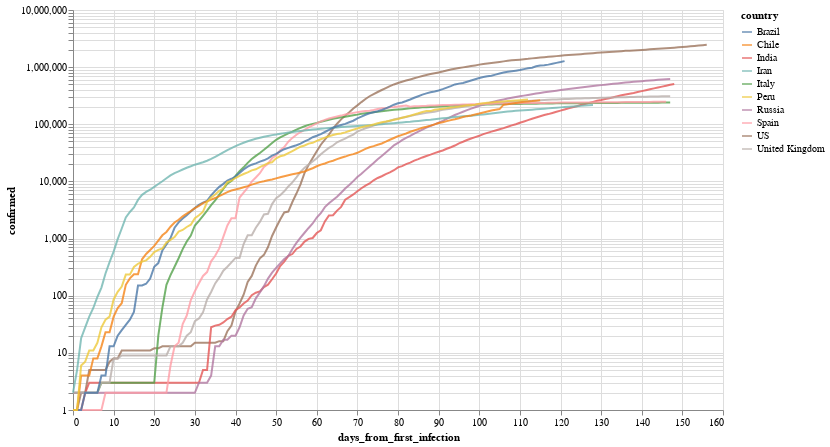

Source (notebook cell):
### Markdown cell above
Por ejemplo, evolución (interactiva!) de los paises con mas infectados

### Code cell
total_confirmed_by_country = global_df.groupby('country').confirmed.max().sort_values(ascending=False)
selected_countries = total_confirmed_by_country[total_confirmed_by_country > 1000].index

plot_df = global_df[
    (global_df.confirmed > 0) & 
    (global_df.country.isin(selected_countries[:10]))
].sort_values('date')

selection = alt.selection_multi(
    fields=['country'], 
    bind='legend', 
    init=[{'country': c} for c in selected_countries[:10]]
)


(
    alt.Chart(plot_df)
       .mark_line()
       .encode(
           x='days_from_first_infection', 
           y=alt.Y('confirmed', scale=alt.Scale(type='log')), 
           color='country',
           opacity=alt.condition(selection, alt.value(.8), alt.value(.05))
       ).add_selection(selection)
        .properties(width=650, height=400)
       
)

### Figure 1 — Vega-Lite specification as saved in the notebook (floating-point values rounded to 4 significant figures; data arrays with more than 128 entries replaced by an {"elided": "..."} marker saying what was removed)
{"config": {"view": {"continuousWidth": 400, "continuousHeight": 300}}, "data": {"name": "data-8e163a5ac41dac9bc3d4614e4346c563"}, "mark": "line", "encoding": {"color": {"type": "nominal", "field": "country"}, "opacity": {"condition": {"value": 0.8, "selection": "selector001"}, "value": 0.05}, "x": {"type": "quantitative", "field": "days_from_first_infection"}, "y": {"type": "quantitative", "field": "confirmed", "scale": {"type": "log"}}}, "height": 400, "selection": {"selector001": {"type": "multi", "fields": ["country"], "bind": "legend", "init": [{"country": "US"}, {"country": "Brazil"}, {"country": "Russia"}, {"country": "India"}, {"country": "United Kingdom"}, {"country": "Peru"}, {"country": "Chile"}, {"country": "Spain"}, {"country": "Italy"}, {"country": "Iran"}]}}, "width": 650, "$schema": "https://vega.github.io/schema/vega-lite/v4.8.1.json", "datasets": {"data-8e163a5ac41dac9bc3d4614e4346c563": {"elided": "1377 records"}}}
